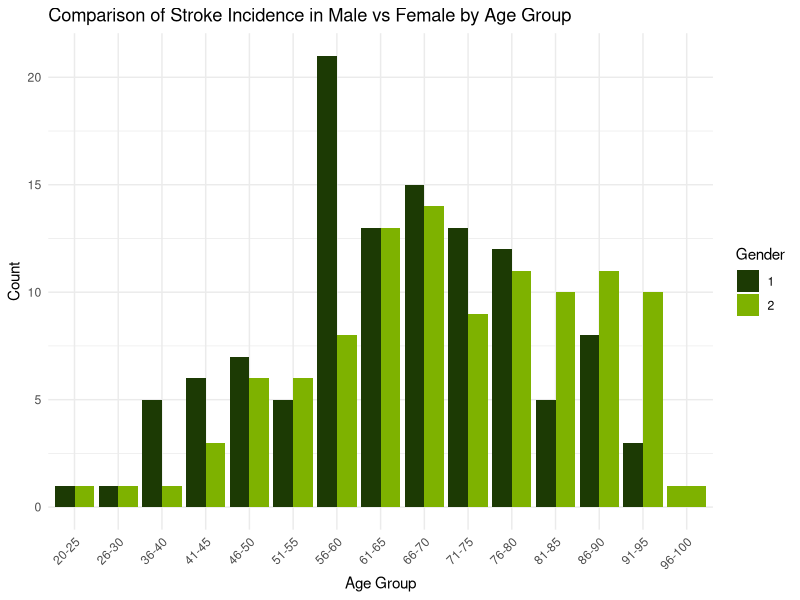
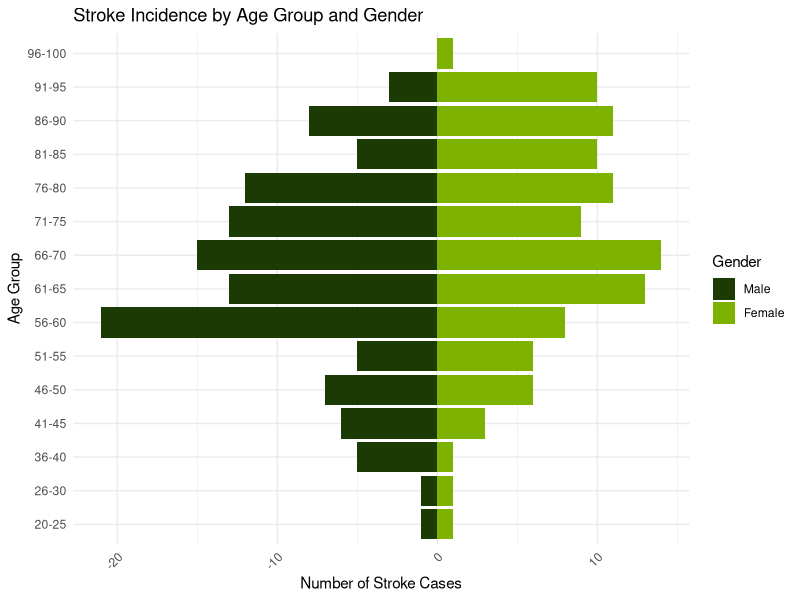
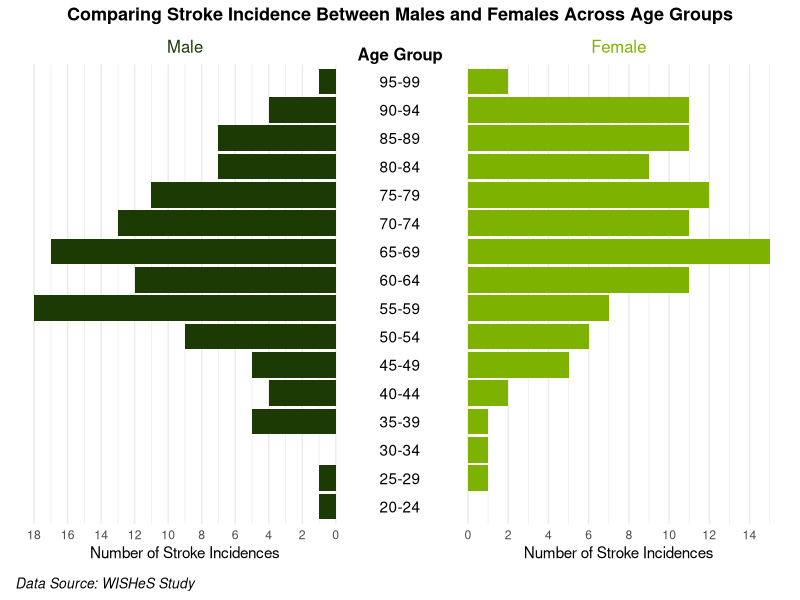

The R source for these figures, in order:
## ---- chunk 1
knitr::opts_chunk$set(echo = TRUE)


#Load libraries
library(tidyverse)
library(patchwork)
library(ggplot2)
library(bslib)
library(kableExtra)
library(dplyr)

## ---- chunk 2
# Replace 'data/wishes_pro_data_current.csv' with the path to your CSV file
data <- read.csv("data/wishes_pro_data_current.csv") 
## ---- chunk 3
#Load necessary libraries
library(tidyverse)
library(patchwork)
library(ggplot2)
library(bslib)
library(kableExtra)
library(dplyr)
## ---- chunk 4
#Reduce data set to variables of interest
reduced_Wishes_data <- data %>%
  select(patient_id, jc_gender, gs_age)

#Select columns and show the first 5 rows
participant_table <- reduced_Wishes_data %>%
  select(patient_id, gs_age, jc_gender) %>%
  head(n = 5)

## ---- chunk 5

participant_table %>%
  kbl(
    caption = "Participant Information (First 5 Rows)",
    col.names = c("Participant Number", "Participant Age", "Participant Sex"),
    align = "c" # Center-align all columns
  ) %>%
  kable_styling(
    bootstrap_options = c("striped", "hover", "condensed", "responsive"),
    full_width = TRUE # Makes the table span the entire page
  )

## ---- chunk 6
#Calculate min and max age
summary_table <- reduced_Wishes_data %>%
  summarize(
    Min_Value = min(gs_age, na.rm = TRUE),
    Max_Value = max(gs_age, na.rm = TRUE)
  )
## ---- chunk 7
#Create a styled table to display min and max age
summary_table %>%
  kbl(
    caption = "Summary of Minimum and Maximum Ages",
    col.names = c("Minimum Age", "Maximum Age"),
    align = "c" # Center-align columns
  ) %>%
  kable_styling(
    bootstrap_options = c("striped", "hover", "condensed", "responsive"),
    full_width = TRUE,
  )
## ---- chunk 8
reduced_Wishes_data <- reduced_Wishes_data %>%
  mutate(age_group = cut(gs_age, 
                         breaks = c(0, 19, 25, 30, 35, 40, 45, 50, 55, 60, 65, 70, 75, 80, 85, 90, 95, 100, Inf),  # Define 5-year age group ranges
                         labels = c("0-19", "20-25", "26-30", "31-35", "36-40", "41-45", "46-50", "51-55", "56-60", "61-65", "66-70", "71-75", "76-80", "81-85", "86-90", "91-95", "96-100", "100+"),  # Group labels
                         right = TRUE))  
## ---- chunk 9
#First visualization, using a simple bar graph
ggplot(reduced_Wishes_data, aes(x = age_group, fill = factor(jc_gender))) +
  geom_bar(position = "dodge") +
  labs(
    title = "Comparison of Stroke Incidence in Male vs Female by Age Group",
    x = "Age Group",
    y = "Count",
    fill = "Gender"
  ) +
  scale_fill_manual(values = c("#1C3A04", "#7eb200")) +  
  theme_minimal() +  
  theme(axis.text.x = element_text(angle = 45, hjust = 1)) 
## ---- chunk 10
#Count the number of males and females in each age group. This process enables the creation of a side-by-side visual comparison.
age_gender_count <- reduced_Wishes_data %>%
  group_by(age_group, jc_gender) %>%
  summarise(count = n(), .groups = "drop")
## ---- chunk 11
#Second visualization, creating a population pyramid
ggplot(age_gender_count, aes(x = count, y = age_group, fill = factor(jc_gender))) +
  geom_bar(data = subset(age_gender_count, jc_gender == 1), 
           aes(x = -count),  # Males will be plotted on the left (negative side)
           stat = "identity", 
           position = "dodge") +  # Side-by-side bars for males and females
  geom_bar(data = subset(age_gender_count, jc_gender == 2), 
           stat = "identity", 
           position = "dodge") +  # Females will be plotted on the right
  scale_fill_manual(values = c("#1C3A04", "#7eb200"), 
                    labels = c("Male", "Female")) +  # Note: Male = 1, Female = 2
  labs(
    title = "Stroke Incidence by Age Group and Gender",
    x = "Number of Stroke Cases",
    y = "Age Group",
    fill = "Gender"
  ) +
  theme_minimal() +
  theme(axis.text.x = element_text(angle = 45, hjust = 1))  
## ---- chunk 12
# Prepare data with updated age groups
data <- data %>%
  mutate(
    age_group = cut(
      gs_age,
      breaks = c(0, 20, seq(25, 100, by = 5)), # Ensure no overlapping breaks
      labels = c("0-19", "20-24", "25-29", "30-34", "35-39", "40-44", 
                 "45-49", "50-54", "55-59", "60-64", "65-69", "70-74", 
                 "75-79", "80-84", "85-89", "90-94", "95-99"), # Matching labels
      right = FALSE
    ),
    gender = recode(jc_gender, `1` = "Male", `2` = "Female")
  ) %>%
  drop_na(age_group, gender)
## ---- chunk 13
summary_data <- data %>%
  group_by(age_group, gender) %>%
  summarise(count = n(), .groups = 'drop') %>%
  pivot_wider(names_from = gender, values_from = count, values_fill = 0) %>%
  mutate(Male = -Male) # Make male counts negative
## ---- chunk 14
#Create the male plot
plot_male <- ggplot(summary_data, aes(x = Male, y = age_group)) +
  geom_col(fill = "#1C3A04") +
  scale_x_continuous(labels = abs, breaks = seq(min(summary_data$Male, na.rm = TRUE), 0, by = 2)) +
  labs(x = "Number of Stroke Incidences", y = NULL) +
  theme_minimal() +
  theme(
    axis.text.y = element_blank(),
    axis.ticks.y = element_blank(),
    panel.grid.major.y = element_blank(),
    plot.title = element_text(hjust = 0.5, size = 12, color = "#1C3A04") # Set title color
  ) +
  ggtitle("Male")
## ---- chunk 15
#Create the female plot
plot_female <- ggplot(summary_data, aes(x = Female, y = age_group)) +
  geom_col(fill = "#7eb200") +
  scale_x_continuous(breaks = seq(0, max(summary_data$Female, na.rm = TRUE), by = 2)) +
  labs(x = "Number of Stroke Incidences", y = NULL) +
  theme_minimal() +
  theme(
    axis.text.y = element_blank(),
    axis.ticks.y = element_blank(),
    panel.grid.major.y = element_blank(),
    plot.title = element_text(hjust = 0.5, size = 12, color = "#7eb200") # Set title color
  ) +
  ggtitle("Female")
## ---- chunk 16
#Create the age group labels with bold title
plot_labels <- ggplot(summary_data, aes(x = 1, y = age_group, label = age_group)) +
  geom_text() +
  theme_void() +
  theme(
    plot.title = element_text(hjust = 0.5, size = 12, face = "bold") # Make title bold
  ) +
  ggtitle("Age Group")
## ---- chunk 17
combined_plot <- plot_male + plot_labels + plot_female +
  plot_layout(widths = c(4, 1, 4)) +
  plot_annotation(
    title = "Comparing Stroke Incidence Between Males and Females Across Age Groups",
    caption = "Data Source: WISHeS Study",
    theme = theme(
      plot.title = element_text(hjust = 0.5, size = 13, face = "bold"),
      plot.caption = element_text(hjust = 0, size = 10, face = "italic")
    )
  )

# Print Plot
print(combined_plot)
